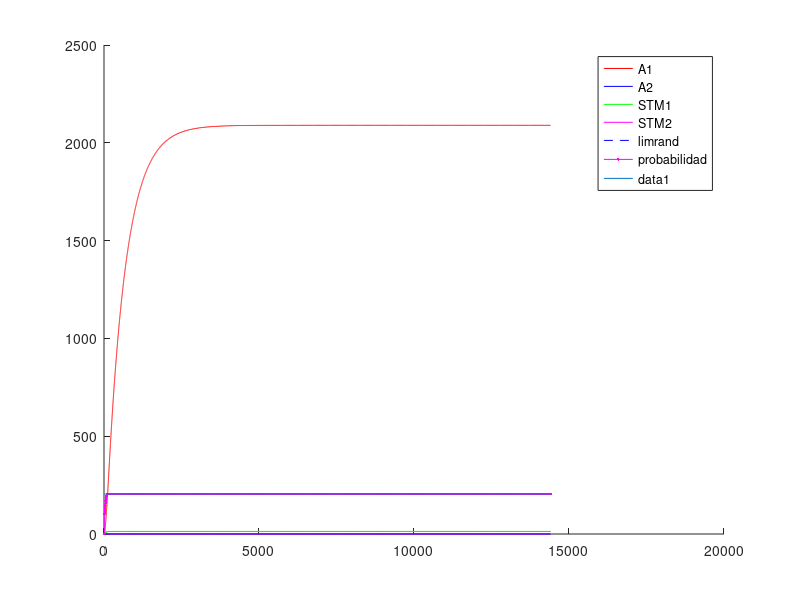
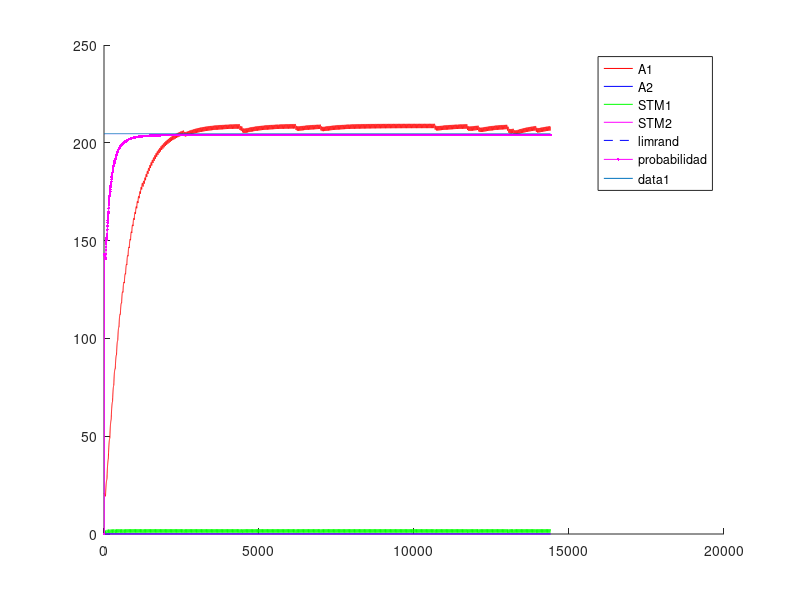
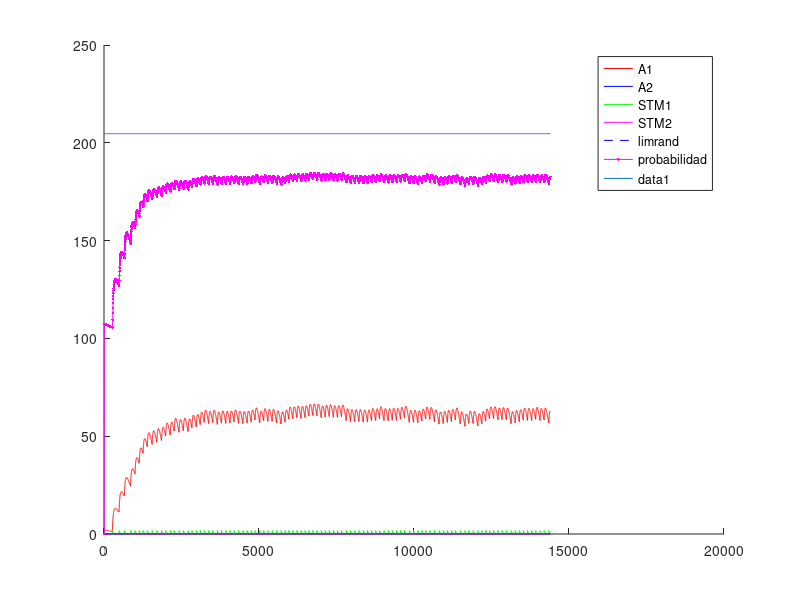
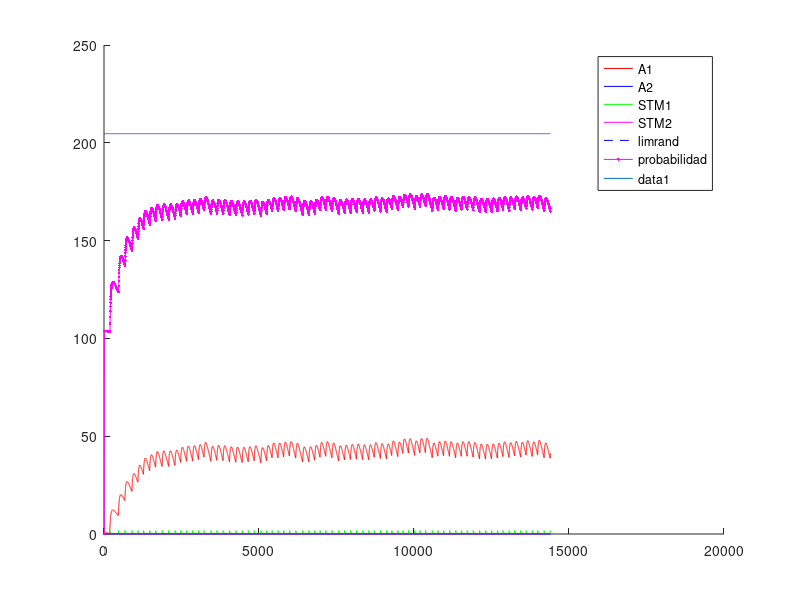

Here is the MATLAB script that generated these plots, in order:
%% Experimento con Fixed-Ratio - FR - Tasa fija
%% Existen multiples intancias de palanquelo (cada vez que realiza respuesta decide si realiza otro o no)
%% Sesiones de 3600 segundos
%% 3 sesiones por tasa de refuerzo (o quizas hasta que sature)
%% 5 sesiones por Experimento.
%% Cada sesion 
%% Tiempo para realizar un respuesta 1 segundo
%% 
%% La probabilidad de eleccion se ajusta al nivel de maxima frecuencia de palanqueo

close all
clc
clear

%% Matriz de pago 0 1 
%% 1 - 
%%%
%%% 
function rf = feel(pellets)
  rf=0;
  if (nargin~=0)
    rf=(12.8*(1-exp(-.25.* pellets.^(2))))+(12.8*(1-exp(-.5.* pellets)));
  else
    error ("Faltan parametros");
  endif
endfunction
%% 
%% 

%% INICIALIZATION
%%%%%% CONSTANTES DE SESIONES
Ntrial  =  1 ;   %% un trial de 3600 segundos
tTrial  =  3600; %% en segundos
tResp   =  1;    %% en segundos
tMuestreo = 0.25;%% en segundos
Nses    =  5 ;
Fr=[1,10,30,40,60];
Ntest   =  1;
limrand =  0.138;
saving  =  0.01 ;
%%%%%% CONSTANTES DE DECAIMIENTO
alpha = 1*tMuestreo;
beta  = 0.125*tMuestreo ;
gamma = 0.0067*tMuestreo;%0.025 ; 
delta = 1*tMuestreo;
%%%%%% INICIALIZACION
palanca = zeros(2,1);
Rf_1=0;
Rf_2=0;
A1=zeros(1,Ntest);
A2=zeros(1,Ntest);
stm_1=zeros(2,Ntest);
stm_2=zeros(2,Ntest);
d=1;
x_1=zeros(30,1);
x_2=zeros(30,1);
sesion = zeros(Nses,1);
trialXsesion = zeros(Nses,Ntrial);
terminal_sesion=zeros(Nses,1);
nb_resp = zeros(Nses,Ntest);
contadorP1=0;
contadorP2=0;

%% CALCULO DE AROUSAL MAXIMO
%% Iteraciones de respuesta refuerzo para encotnrar el STM medio
Nconfig=10; %% Tasa de respuesta de configuracion
%plot([1:0.01:20],(12.8*(1-exp(-.25.* [1:0.01:20].^(2))))+(12.8*(1-exp(-.5.* [1:0.01:20]))),'.k')
R1 = floor(feel(1)); %tiempo de refuezo para R
l1 = Nconfig/tMuestreo; % duracion entre trials
suma = 0; %suma es un valor necesaria para calcular max1 y min1
suma = alpha*R1 %% Refuerzo cada N respuestas
iter=100; %% numero de iteraciones para que converja el stm
max1 = 0; %maximum de stm1
min1 = 0; %minimum de stm1
for i = 1:iter 
  suma = (1-beta)^(Nconfig/tMuestreo)*suma;%% Instantes que decae el stm
  min1=suma;
  suma += alpha*R1; %Refuerzo
  max1=suma;
end
comp=.88;
S1 = (((max1-min1)*(comp*l1))/2)+min1*comp*l1; %calcul de la superficie del triangulo mas la de el rectangulo
stm_1_medio = S1/(l1);
A1max = (delta/gamma)*stm_1_medio;

%% INICIO DE LAS ITERATIONS
for l = 1:Ntest  %% TESTES
  Num=0;
  for k = 1:Nses  %% SESIONES (cambia el N)
    i=2;
    %duracion = [1,tTrial*ones(1,Ntrial)];
    
    contador = 1;
    palanca(1)=randi(2);
    %% Agregar tasa de refuerzos  %%
    
    if k>1
      A1(Num+1,l)=saving*A1(Num,l);
      A2(Num+1,l)=saving*A2(Num,l);
      stm_1(Num+1,l)=0*stm_1(Num,l);
      stm_2(Num+1,l)=0*stm_2(Num,l); 
      %%% ELECCION DE LA PRIMERA PALANCA 
      if A1(Num,1)>A2(Num,1)
        palanca(2)=1;
      else
        palanca(2)=2;
      end
    end       
    
    for j=2:(Ntrial*tTrial/tMuestreo) %% Todos los trials juntos
      
      if contador == tResp/tMuestreo%duracion(i)
        contador = 1;
        
        i = i+1 ;
        J = j ;
        P(i,k)=0.5*(1-exp(-(5*A1((j-1)+Num,l))/A1max))+0.5; %probabilidad en exponential
        %P=.99;
        %P2(i,k)=0.5*(1-exp(-(5*A2((j-1)+Num,l))/A2max))+0.5;
        
        a = rand ;
        %%% ELECCION DE LA PALANCA %%% Basicamente elige palanquear o no palanquear
        if (A1((j-1)+Num,l)<=limrand)&&(A2((j-1)+Num,l)<=limrand)
          palanca(i)=randi(2);
        elseif (A1((j-1)+Num,l)>=limrand)&&(A2((j-1)+Num,l)<=limrand)
          if a>=P(i,k)
            palanca(i)=2;
          else
            palanca(i)=1;
          end
        elseif (A1((j-1)+Num,l)<=limrand)&&(A2((j-1)+Num,l)>=limrand)
          if a>=P(i,k)
            palanca(i)=1;
          else
            palanca(i)=2;
          end
        end
        %% Contadores para tasa de refuerzo
        if palanca(i)==1
          contadorP1++;
        else
          contadorP2++;
        endif
        %%% REFUERZO %%%
        if (contadorP1==Fr(k))
          %if (palanca(i)==1) %% palanquea
          Rf_1=floor(feel(1));
          Rf_2=0;
          %elseif (palanca(i-1)==2) %% No palanquea
          %  Rf_1=0;
          %  Rf_2=0;%floor(10*(1-exp(-0.8* 2 )));
          %end
          %stm_1(j+Num,l)=(1-beta)*stm_1((j-1)+Num,l)+alpha*Rf_1;
          %stm_2(j+Num,l)=(1-beta)*stm_2((j-1)+Num,l)+alpha*Rf_2;
          contadorP1=0;
        end
      else
        contador++;%=contador +1;
        Rf_1=0;
        Rf_2=0;
      end
      stm_1(j+Num,l)=(1-beta)*stm_1((j-1)+Num,l)+alpha*Rf_1;
      stm_2(j+Num,l)=(1-beta)*stm_2((j-1)+Num,l)+alpha*Rf_2;
      A1(j+Num,l)=(1-gamma)*A1((j-1)+Num,l)+delta*stm_1(j+Num,l);
      A2(j+Num,l)=(1-gamma)*A2((j-1)+Num,l)+delta*stm_2(j+Num,l);
      
%      if floor(j/tTrial)==(j/tTrial)
%        trialXsesion()
%      end
    end
    
    
    %%% CONTADOR DE A QUE J SE CAMBIA LA SESION
    %sesion(k-1,l)=j;
    sesion(k,l)=j+Num;
    %%% DEFINICION DE NUM
%    compteur = 0 ;
%    for i=1:length(A1(:,l))
%      if A1(i,l)~=0
%        compteur = compteur +1;
%      end
%    end
%    Num=compteur;
    Num = j+Num;
    Sizemat = length(A1);
    
    for j = 1:length(palanca)
      if palanca(j)==1
        %nb_coop(k-1,l)= nb_coop(k-1,l)+1;
        nb_resp(k,l)= nb_resp(k,l)+1;
      end
    end
    
  end
end


%%% PRUEBAS 
%%% ENCONTRA LA LONGITUD REAL DEL EXPERIMENTACION
nonnul = zeros(Ntest,1);
for k=1:Ntest
  for i=1:length(A1)
    if A1(i,k) ~= 0
      nonnul(k)=nonnul(k)+1;
    end
  end
end

%%% PRUEBA I _ PESO DE LA EXPERIMENTACION EN LA MEMORIA
porcent = 0;
for i = 1:Ntest
  if sum(A1(:,i)) > 10 * sum(A2(:,i))
    porcent = porcent +1;
  end
end

%%% PRUEBA II _ SI LA EXCITATION ALCANZA A SU MAXIMUM
maxima = zeros(Ntest,1);
for k = 1:Ntest
  if floor(max(A1(:,k))) == floor(max(max(A1))) 
    maxima(k) = maxima(k) +1;
  end
end

%%% PRUEBA III _ EN QUE SESION LA PALANCA GANA DE VERDAD
%ird = zeros(Ntest,1);
%for k = 1:Ntest
%  i=1;
%  while 1
%    if A1(nonnul(k)-i,k) < limrand
%      ird(k) = nonnul(k)-i+1;
%      break;
%    else
%      i=i+1;
%    end
%  end
%end
%
%%%% PRUEBA IV _ CONVIERTE J EN NUMERO DE SESION
%for k = 1:Ntest
%  i=1;
%  while 1
%    if ird(k) <= sum(sesion(1:i)+50)
%      ird(k)=i;
%      break;
%    else
%      i=i+1;
%    end
%  end
%end

%%% PRUEBA V _ PORCENTAJE DE COOPERACION POR SESION / EXPERIMENTO


%porcentaje_coop_sesion=zeros(Nses,Ntest);
%porcentaje_coop_experimento=zeros(Ntest,1);
%for k = 1:Ntest
%  porcentaje_coop_experimento(k)=sum(nb_coop(:,k))/(Ntrial*Nses)*100;
%end

%for i=1:Ntest
%  terminal_sesion(1,i)=sesion(1,i);
%  for j=2:Nses
%    terminal_sesion(j,i)=sesion(j,i)+terminal_sesion(j-1,i);
%  end
%end

%%% DEMOSTRACION 


%promedio_sesion=sum(ird)/Ntest
%porcent_10xsuperior_al_otra=porcent/Ntest * 100;
%cuanto_alcanzan_al_maxima=sum(maxima)/Ntest * 100;
%porcentaje_coop_experimento;
resp_por_segundos=nb_resp/length(palanca); %numero de respuestas dividido por el numero de respestas maximal posible

for i=1:Ntest
  for k=1:Nses
    refuerzo(k,i)=floor(nb_resp(k,i)/Fr(k));
  end
end



for i=1:Ntest
  for j=1:Nses
    figure
    hold on
    %plot(sesion(j,i)*ones(1,max(max(A1(:,i)))),(1:max(max(A1(:,i)))),'--k');
    %h=plot((sesion(j,i).*tMuestreo)*ones(1,max(max(A1(:,i)))),(1:max(max(A1(:,i)))),'--k');
    %set(h, "linewidth", 2);
    if j==1
      plot(1:Ntrial*tTrial/tMuestreo,A1(1:sesion(j,i),i),'r',1:Ntrial*tTrial/tMuestreo,A2(1:sesion(j,i),i),'b',1:Ntrial*tTrial/tMuestreo,stm_1(1:sesion(j,i),i),'g',1:Ntrial*tTrial/tMuestreo,stm_2(1:sesion(j,i),i),'m',1:Ntrial*tTrial/tMuestreo,limrand*ones(1,Ntrial*tTrial/tMuestreo),'--b');
      plot((1:(Ntrial*tTrial)+1)/tMuestreo,P(:,j)'*A1max,'.-m');
      legend("A1","A2","STM1","STM2","limrand","probabilidad");
    else
      plot(1:Ntrial*tTrial/tMuestreo,A1(sesion(j-1,i)+1:sesion(j,i),i),'r',1:Ntrial*tTrial/tMuestreo,A2(sesion(j-1,i)+1:sesion(j,i),i),'b',1:Ntrial*tTrial/tMuestreo,stm_1(sesion(j-1,i)+1:sesion(j,i),i),'g',1:Ntrial*tTrial/tMuestreo,stm_2(sesion(j-1,i)+1:sesion(j,i),i),'m',1:Ntrial*tTrial/tMuestreo,limrand*ones(1,Ntrial*tTrial/tMuestreo),'--b');
      plot((1:(Ntrial*tTrial)+1)/tMuestreo,P(:,j)'*A1max,'.-m');
      legend("A1","A2","STM1","STM2","limrand","probabilidad");
    endif
    plot(1:Ntrial*tTrial/tMuestreo,A1max*ones(1,Ntrial*tTrial/tMuestreo));
    hold off
  endfor
endfor


%% Maximos exitos por tasa= 10-360 - 30-120 - 40-65 - 60-60 

color = 'rgbmkmrgbk';
figure
hold on
for i=1:Ntest
  plot(Fr,resp_por_segundos(:,i),'Color',color(i));
  title('Respuestas por segundos');
  xlabel('Tasa fija');
  ylabel('Respuestas/segundos');
  for j=1:Nses
    plot(Fr(j)*ones(1,floor(resp_por_segundos(j,i)*100)+1),(0:floor(resp_por_segundos(j,i)*100))/100,'k');
  end
end
hold off

figure
hold on
for i=1:Ntest
  plot(refuerzo(:,i),resp_por_segundos(:,i),'Color',color(i));
  title('Respuestas y refuerzo');
  xlabel('Refuezo/horas');
  ylabel('Respuestas/segundos');
  for j=1:Nses
    plot(refuerzo(j)*ones(1,floor(resp_por_segundos(j,i)*100)+1),(0:floor(resp_por_segundos(j,i)*100))/100,'k');
    text(refuerzo(j),-.05,"N = Fr(j)");
  end
end
hold off

%%% haut CQFD
%%%% CASTIGO DE TIEMPO 
%%%% CUANTO VECES ELIGE COOPERATION
%%% Pour chaque session r�cup�rer le nombre de coop�ration et tracer la
%%% courbe correspondante 
